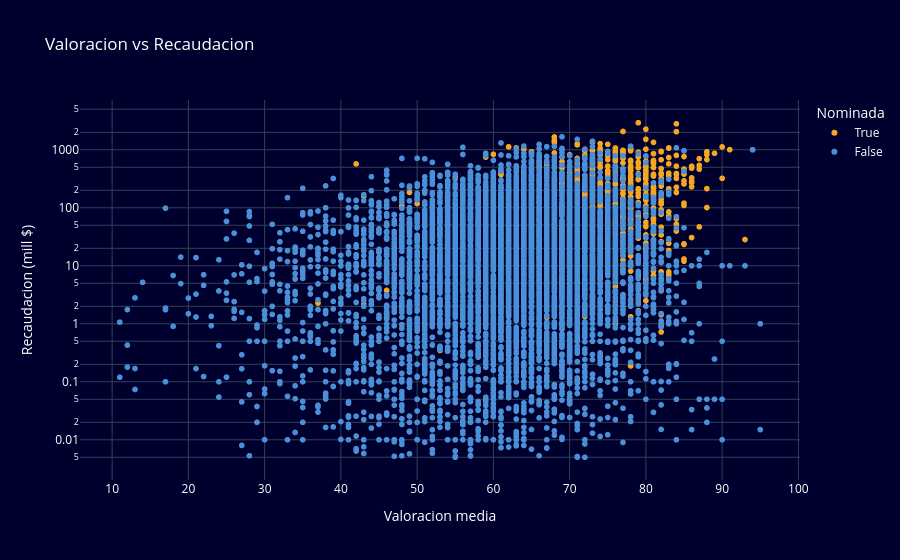

The notebook cell saved with this chart:
### Code cell
import plotly.express as px

fig = px.scatter(pelis, 
                 x='averageRating', 
                 y='revenue_M',
                 color='nominadas',
                 hover_name='title',
                 hover_data={'averageRating': True, 'revenue_M': True, 'genre': True},
                 color_discrete_map={False: '#4A90D9', True: '#F5A623'},
                 title='Valoracion vs Recaudacion',
                 labels={'averageRating': 'Valoracion media', 'revenue_M': 'Recaudacion (mill $)', 'nominadas': 'Nominada'})

fig.update_yaxes(type='log')

fig.update_layout(
    plot_bgcolor='#00002e',
    paper_bgcolor='#00002e',
    font=dict(color='white'),
    xaxis=dict(gridcolor='#334155'),
    yaxis=dict(gridcolor='#334155'),
    legend=dict(bgcolor='#00002e')
)

fig.show()

### Figure 1 — Plotly figure (JSON) as saved in the notebook; plotly's stock layout.template omitted (floating-point values rounded to 4 significant figures; data arrays with more than 128 entries replaced by an {"elided": "..."} marker saying what was removed)
{"data": [{"customdata": {"elided": "1094x1 str values"}, "hovertemplate": "<b>%{hovertext}</b><br><br>Nominada=True<br>Valoracion media=%{x}<br>Recaudacion (mill $)=%{y}<br>genre=%{customdata[0]}<extra></extra>", "hovertext": {"elided": "1094 str values"}, "legendgroup": "True", "marker": {"color": "#F5A623", "symbol": "circle"}, "mode": "markers", "name": "True", "showlegend": true, "type": "scattergl", "x": {"elided": "1094 int values"}, "xaxis": "x", "y": {"elided": "1094 float values"}, "yaxis": "y"}, {"customdata": {"elided": "6930x1 str values"}, "hovertemplate": "<b>%{hovertext}</b><br><br>Nominada=False<br>Valoracion media=%{x}<br>Recaudacion (mill $)=%{y}<br>genre=%{customdata[0]}<extra></extra>", "hovertext": {"elided": "6930 str values"}, "legendgroup": "False", "marker": {"color": "#4A90D9", "symbol": "circle"}, "mode": "markers", "name": "False", "showlegend": true, "type": "scattergl", "x": {"elided": "6930 int values"}, "xaxis": "x", "y": {"elided": "6930 float values"}, "yaxis": "y"}], "layout": {"font": {"color": "white"}, "legend": {"bgcolor": "#00002e", "title": {"text": "Nominada"}, "tracegroupgap": 0}, "paper_bgcolor": "#00002e", "plot_bgcolor": "#00002e", "title": {"text": "Valoracion vs Recaudacion"}, "xaxis": {"anchor": "y", "domain": [0, 1], "gridcolor": "#334155", "title": {"text": "Valoracion media"}}, "yaxis": {"anchor": "x", "domain": [0, 1], "gridcolor": "#334155", "title": {"text": "Recaudacion (mill $)"}, "type": "log"}}}
